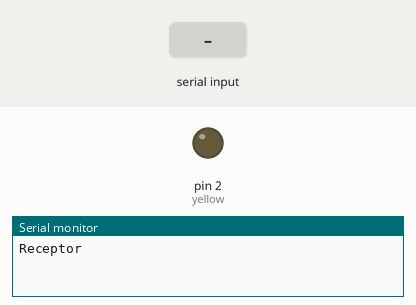
The sketch below on a simulated Arduino Uno, built with avr-gcc and run on an emulated ATmega328P. On the bench: output pins drawn as LEDs (lit = HIGH), the last lines printed to the serial monitor. The inputs (shaded band) are chosen by the test bench.

Above: at 1.5 s.
1.6 s: "1" received over the second serial link
At 2.0 s:
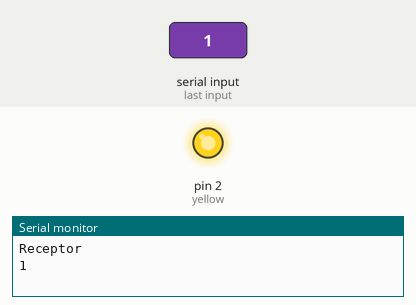
Timing chart, 0 to 4.6 s (numbered marks = the images above; inputs shaded):
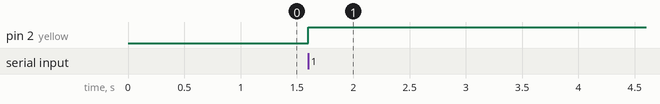

The sketch:

arduino_hc12_rx2.ino
```cpp
#include <SoftwareSerial.h> // Inclui a biblioteca Software Serial

SoftwareSerial HC12(8,7); // 8 RX vai ligado no Tx do modulo HC 12, 7 TX vai
//ligado no RX do módulo

#define yellow 2

char comando = 0;

void setup()
{
 pinMode(yellow,OUTPUT);
 Serial.begin(9600);
 HC12.begin(9600);
 Serial.println("Receptor");
// digitalWrite(blue,1);
 delay(300);

}

void loop()
{
 while(HC12.available()>0)
 {
 comando = HC12.read();
 Serial.println(comando);
   switch(comando)
   {
   case '1' : digitalWrite(yellow,!digitalRead(yellow));
   break;

   }
 }
}
```

Measured:
- after the input at 1.6 s, pin 2 (yellow): LOW → HIGH at once
